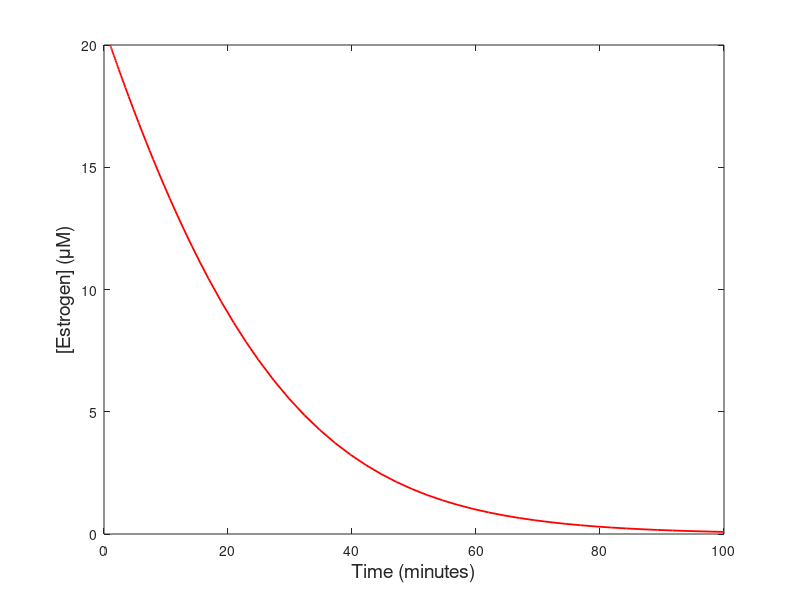

Write the MATLAB code that produced this figure.
y0 = 20;
p1 = -1.77;
p2 = 28.5;
f = @(t,x)(p1*x/(p2+x));
[t,y] = ode45(f, [1,100], y0);
plot(t, y, 'color', 'r', 'linewidth', 1.3);
xlabel('Time (minutes)', 'fontsize', 14);
ylabel('[Estrogen] (\muM)', 'fontsize', 14);